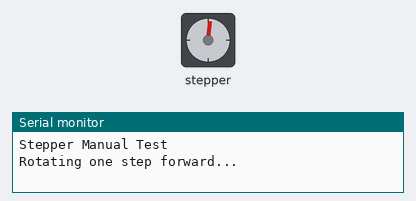
The sketch below on a simulated Arduino Uno, built with avr-gcc and run on an emulated ATmega328P. Shown: stepper motor, the last lines printed to the serial monitor. Stepper angles assume 48 steps per turn.

Above: at 0.15 s.
At 9.88 s:
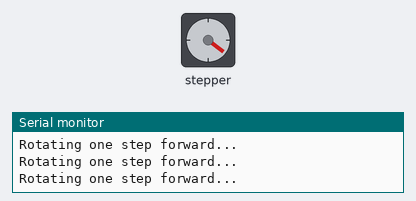
At 19.91 s:
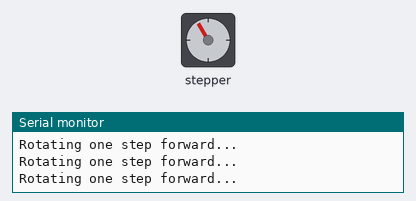
At 39.67 s:
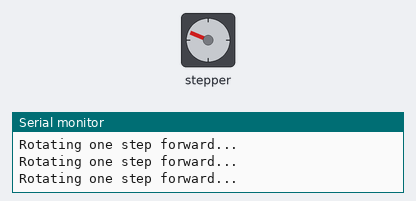
Timing chart, 0 to 40.0 s (numbered marks = the images above):
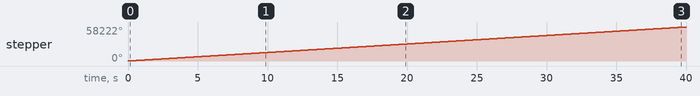

The sketch:

stepper_motor_test.ino
```cpp
#include <AFMotor.h>

// Create a stepper motor object with 48 steps per revolution (you'll update this!)
AF_Stepper motor(48, 2); // (steps, motor port 1 or 2)

void setup() {
  Serial.begin(9600);
  Serial.println("Stepper Manual Test");

  // Set speed in RPM
  motor.setSpeed(250); // Slower is better for counting steps
}

void loop() {
  Serial.println("Rotating one step forward...");
  motor.step(100, FORWARD, SINGLE); // One step forward
  delay(00); // Delay for easy counting

  // To test reverse direction, uncomment below:
  // Serial.println("Rotating one step backward...");
  // motor.step(1, BACKWARD, SINGLE);
  // delay(1000);
}
```

Measured:
- by itself, stepper: keeps turning clockwise at about 1456°/s
